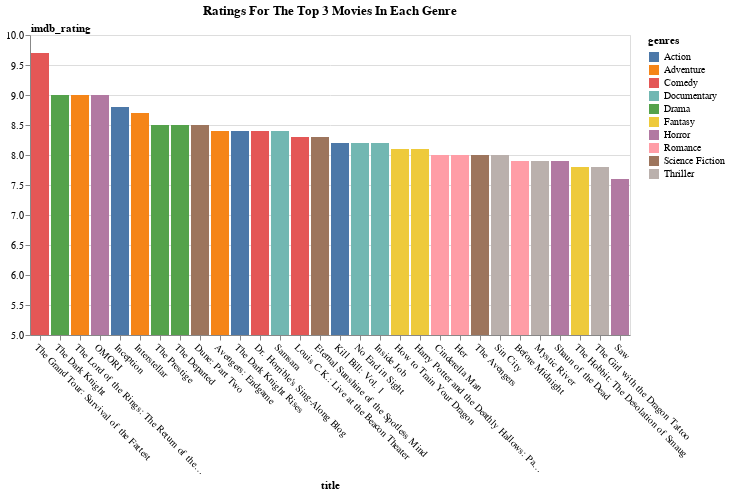

Notebook source saved alongside this figure:
### Code cell
chart = alt.Chart(top_genre_movies, title = "Ratings For The Top 3 Movies In Each Genre").mark_bar().encode(
    alt.X("title:N").sort('-y').axis(
        labelAngle=45
    ),
    alt.Y("imdb_rating:Q").scale(domain = (5, 10), clamp = True).axis(
        titleAngle=0,
        titleAlign="left",
        titleY=-2,
        titleX=0),
    alt.Color("genres:N")
)
chart

### Figure 1 — Vega-Lite specification as saved in the notebook (floating-point values rounded to 4 significant figures)
{"config": {"view": {"continuousWidth": 300, "continuousHeight": 300}}, "data": {"name": "data-bbfe3bca87b71168dda433025b68a28a"}, "mark": {"type": "bar"}, "encoding": {"color": {"field": "genres", "type": "nominal"}, "x": {"axis": {"labelAngle": 45}, "field": "title", "sort": "-y", "type": "nominal"}, "y": {"axis": {"titleAngle": 0, "titleAlign": "left", "titleY": -2, "titleX": 0}, "field": "imdb_rating", "scale": {"domain": [5, 10], "clamp": true}, "type": "quantitative"}}, "title": "Ratings For The Top 3 Movies In Each Genre", "$schema": "https://vega.github.io/schema/vega-lite/v5.20.1.json", "datasets": {"data-bbfe3bca87b71168dda433025b68a28a": [{"Unnamed: 0": 116, "title": "The Dark Knight", "release_date": "2008-07-16", "revenue": 1005000000.0, "runtime": 152.0, "budget": 185000000.0, "original_language": "en", "genres": "Drama", "imdb_rating": 9.0, "imdb_votes": 2928000.0}, {"Unnamed: 0": 846, "title": "The Prestige", "release_date": "2006-10-17", "revenue": 109700000.0, "runtime": 130.0, "budget": 40000000.0, "original_language": "en", "genres": "Drama", "imdb_rating": 8.5, "imdb_votes": 1469000.0}, {"Unnamed: 0": 947, "title": "The Departed", "release_date": "2006-10-04", "revenue": 291500000.0, "runtime": 151.0, "budget": 90000000.0, "original_language": "en", "genres": "Drama", "imdb_rating": 8.5, "imdb_votes": 1447000.0}, {"Unnamed: 0": 758, "title": "Cinderella Man", "release_date": "2005-06-02", "revenue": 108500000.0, "runtime": 144.0, "budget": 88000000.0, "original_language": "en", "genres": "Romance", "imdb_rating": 8.0, "imdb_votes": 200600.0}, {"Unnamed: 0": 94659, "title": "Her", "release_date": "2013-12-18", "revenue": 47350000.0, "runtime": 126.0, "budget": 23000000.0, "original_language": "en", "genres": "Romance", "imdb_rating": 8.0, "imdb_votes": 683700.0}, {"Unnamed: 0": 85133, "title": "Before Midnight", "release_date": "2013-04-05", "revenue": 11180000.0, "runtime": 109.0, "budget": 3000000.0, "original_language": "en", "genres": "Romance", "imdb_rating": 7.9, "imdb_votes": 175200.0}, {"Unnamed: 0": 86, "title": "The Lord of the Rings: The Return of the King", "release_date": "2003-12-17", "revenue": 1119000000.0, "runtime": 201.0, "budget": 94000000.0, "original_language": "en", "genres": "Adventure", "imdb_rating": 9.0, "imdb_votes": 2018000.0}, {"Unnamed: 0": 96741, "title": "Interstellar", "release_date": "2014-11-05", "revenue": 701700000.0, "runtime": 169.0, "budget": 165000000.0, "original_language": "en", "genres": "Adventure", "imdb_rating": 8.7, "imdb_votes": 2169000.0}, {"Unnamed: 0": 183548, "title": "Avengers: Endgame", "release_date": "2019-04-24", "revenue": 2799000000.0, "runtime": 181.0, "budget": 356000000.0, "original_language": "en", "genres": "Adventure", "imdb_rating": 8.4, "imdb_votes": 1302000.0}, {"Unnamed: 0": 5307, "title": "How to Train Your Dragon", "release_date": "2010-03-18", "revenue": 494900000.0, "runtime": 98.0, "budget": 165000000.0, "original_language": "en", "genres": "Fantasy", "imdb_rating": 8.1, "imdb_votes": 816400.0}, {"Unnamed: 0": 7111, "title": "Harry Potter and the Deathly Hallows: Part 2", "release_date": "2011-07-12", "revenue": 1342000000.0, "runtime": 130.0, "budget": 125000000.0, "original_language": "en", "genres": "Fantasy", "imdb_rating": 8.1, "imdb_votes": 966600.0}, {"Unnamed: 0": 39293, "title": "The Hobbit: The Desolation of Smaug", "release_date": "2013-12-11", "revenue": 958400000.0, "runtime": 161.0, "budget": 250000000.0, "original_language": "en", "genres": "Fantasy", "imdb_rating": 7.8, "imdb_votes": 716800.0}, {"Unnamed: 0": 16347, "title": "Inception", "release_date": "2010-07-15", "revenue": 825500000.0, "runtime": 148.0, "budget": 160000000.0, "original_language": "en", "genres": "Action", "imdb_rating": 8.8, "imdb_votes": 2600000.0}, {"Unnamed: 0": 32943, "title": "The Dark Knight Rises", "release_date": "2012-07-17", "revenue": 1081000000.0, "runtime": 165.0, "budget": 250000000.0, "original_language": "en", "genres": "Action", "imdb_rating": 8.4, "imdb_votes": 1860000.0}, {"Unnamed: 0": 18, "title": "Kill Bill: Vol. 1", "release_date": "2003-10-10", "revenue": 180900000.0, "runtime": 111.0, "budget": 30000000.0, "original_language": "en", "genres": "Action", "imdb_rating": 8.2, "imdb_votes": 1218000.0}, {"Unnamed: 0": 979506, "title": "The Grand Tour: Survival of the Fattest", "release_date": "2019-04-05", "revenue": 2.0, "runtime": 91.0, "budget": 2.0, "original_language": "en", "genres": "Comedy", "imdb_rating": 9.7, "imdb_votes": 4631.0}, {"Unnamed: 0": 933640, "title": "Dr. Horrible's Sing-Along Blog", "release_date": "2008-07-15", "revenue": 3000000.0, "runtime": 42.0, "budget": 200000.0, "original_language": "en", "genres": "Comedy", "imdb_rating": 8.4, "imdb_votes": 44420.0}, {"Unnamed: 0": 56968, "title": "Louis C.K.: Live at the Beacon Theater", "release_date": "2011-12-10", "revenue": 1000000.0, "runtime": 62.0, "budget": 250000.0, "original_language": "en", "genres": "Comedy", "imdb_rating": 8.3, "imdb_votes": 10380.0}, {"Unnamed: 0": 491817, "title": "Dune: Part Two", "release_date": "2024-02-27", "revenue": 711800000.0, "runtime": 167.0, "budget": 190000000.0, "original_language": "en", "genres": "Science Fiction", "imdb_rating": 8.5, "imdb_votes": 524400.0}, {"Unnamed: 0": 25, "title": "Eternal Sunshine of the Spotless Mind", "release_date": "2004-03-19", "revenue": 72260000.0, "runtime": 108.0, "budget": 20000000.0, "original_language": "en", "genres": "Science Fiction", "imdb_rating": 8.3, "imdb_votes": 1097000.0}, {"Unnamed: 0": 14443, "title": "The Avengers", "release_date": "2012-04-25", "revenue": 1519000000.0, "runtime": 143.0, "budget": 220000000.0, "original_language": "en", "genres": "Science Fiction", "imdb_rating": 8.0, "imdb_votes": 1479000.0}, {"Unnamed: 0": 147, "title": "Sin City", "release_date": "2005-04-01", "revenue": 158700000.0, "runtime": 124.0, "budget": 40000000.0, "original_language": "en", "genres": "Thriller", "imdb_rating": 8.0, "imdb_votes": 799300.0}, {"Unnamed: 0": 269, "title": "Mystic River", "release_date": "2003-10-07", "revenue": 156800000.0, "runtime": 138.0, "budget": 25000000.0, "original_language": "en", "genres": "Thriller", "imdb_rating": 7.9, "imdb_votes": 493100.0}, {"Unnamed: 0": 45650, "title": "The Girl with the Dragon Tattoo", "release_date": "2011-12-14", "revenue": 232600000.0, "runtime": 158.0, "budget": 90000000.0, "original_language": "en", "genres": "Thriller", "imdb_rating": 7.8, "imdb_votes": 503100.0}, {"Unnamed: 0": 924530, "title": "OMORI", "release_date": "2020-12-25", "revenue": 19.0, "runtime": 990.0, "budget": 19.0, "original_language": "en", "genres": "Horror", "imdb_rating": 9.0, "imdb_votes": 1025.0}, {"Unnamed: 0": 588, "title": "Shaun of the Dead", "release_date": "2004-04-09", "revenue": 39400000.0, "runtime": 99.0, "budget": 6000000.0, "original_language": "en", "genres": "Horror", "imdb_rating": 7.9, "imdb_votes": 604600.0}, {"Unnamed: 0": 137, "title": "Saw", "release_date": "2004-10-01", "revenue": 103900000.0, "runtime": 103.0, "budget": 1200000.0, "original_language": "en", "genres": "Horror", "imdb_rating": 7.6, "imdb_votes": 476300.0}, {"Unnamed: 0": 63471, "title": "Samsara", "release_date": "2011-09-16", "revenue": 2640000.0, "runtime": 102.0, "budget": 4000000.0, "original_language": "en", "genres": "Documentary", "imdb_rating": 8.4, "imdb_votes": 38490.0}, {"Unnamed: 0": 7433, "title": "No End in Sight", "release_date": "2007-07-27", "revenue": 1432000.0, "runtime": 102.0, "budget": 2000000.0, "original_language": "en", "genres": "Documentary", "imdb_rating": 8.2, "imdb_votes": 8672.0}, {"Unnamed: 0": 29409, "title": "Inside Job", "release_date": "2010-10-08", "revenue": 7872000.0, "runtime": 109.0, "budget": 2000000.0, "original_language": "en", "genres": "Documentary", "imdb_rating": 8.2, "imdb_votes": 80000.0}]}}
